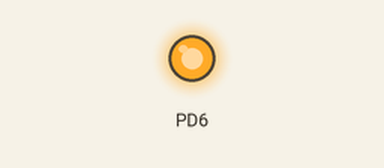
Simulated run of this program. Board: ATmega328P, built with avr-gcc and emulated at 16 MHz. On the bench: output pins drawn as LEDs (lit = HIGH). At 0.0 s the program stops and its outputs stay as they are.

Above: at 0.1 s.
Timing chart, 0 to 1.5 s (numbered marks = the images above):
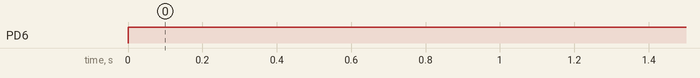

Measured:
- by itself, PD6: LOW → HIGH at 0.00 s

The program:

main.c
```c
/*
 * simulado timer0.c
 *
 * Created: 05/10/2025 22:39:11
 * Author : Wecton
gbm
74 = 16M / 256 * (OCR0A+1)
OCR0A + 1 = 16M / 256 * 74
OCR0A=3405.4?1 => OCR0A = 3404.04 => ajustando para 3404 p trabalhar c numeros inteiros
 */

#define F_CPU 16000000    //define o clock de trabalho em 16Mhz

#include <avr/io.h>                 // importa todas as definições de IO
#include <avr/interrupt.h>          // importa todas as definições de Interrupção


#define SETA_BIT(PORT,BIT) PORT |= (1<<BIT)    //seta o determinado bit
#define LIMPA_BIT(PORT,BIT) PORT &= ~(1<<BIT)  //limpa o determiando bit
#define ALTERNA_BIT(PORT,BIT) PORT ^= (1<<BIT) //alterna o estado lógico do bit da porta que quiser

void timer0_init() {

	TCCR0A |= (1 << WGM00) | (1 << WGM01) | (1 << COM0A1);
	TCCR0B |= (1 << WGM02) | (1 << CS01) | (1 << CS00);

	OCR0A = 3404;

    DDRD |= (1 << PORTD6);

	sei();
}

int main(void) {
	timer0_init();

	while (1) {
	}
}
```
